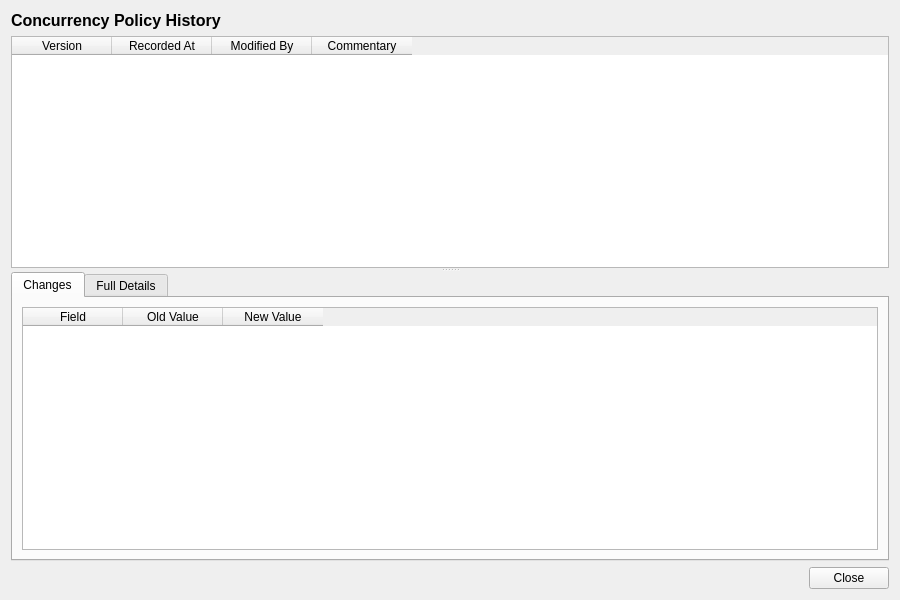
<?xml version="1.0" encoding="UTF-8"?>
<ui version="4.0">
 <class>ConcurrencyPolicyHistoryDialog</class>
 <widget class="QWidget" name="ConcurrencyPolicyHistoryDialog">
  <property name="geometry">
   <rect>
    <x>0</x>
    <y>0</y>
    <width>900</width>
    <height>600</height>
   </rect>
  </property>
  <property name="windowTitle">
   <string>Concurrency Policy History</string>
  </property>
  <layout class="QVBoxLayout" name="verticalLayout">
   <item>
    <widget class="QLabel" name="titleLabel">
     <property name="font">
      <font>
       <pointsize>12</pointsize>
       <bold>true</bold>
      </font>
     </property>
     <property name="text">
      <string>Concurrency Policy History</string>
     </property>
    </widget>
   </item>
   <item>
    <widget class="QSplitter" name="splitter">
     <property name="orientation">
      <enum>Qt::Vertical</enum>
     </property>
     <widget class="QTableWidget" name="versionListWidget">
      <property name="minimumHeight">
       <number>150</number>
      </property>
      <property name="maximumHeight">
       <number>250</number>
      </property>
      <property name="alternatingRowColors">
       <bool>true</bool>
      </property>
      <property name="editTriggers">
       <set>QAbstractItemView::NoEditTriggers</set>
      </property>
      <property name="selectionMode">
       <enum>QAbstractItemView::SingleSelection</enum>
      </property>
      <property name="selectionBehavior">
       <enum>QAbstractItemView::SelectRows</enum>
      </property>
      <column>
       <property name="text">
        <string>Version</string>
       </property>
      </column>
      <column>
       <property name="text">
        <string>Recorded At</string>
       </property>
      </column>
      <column>
       <property name="text">
        <string>Modified By</string>
       </property>
      </column>
      <column>
       <property name="text">
        <string>Commentary</string>
       </property>
      </column>
     </widget>
     <widget class="QWidget" name="detailWidget">
      <layout class="QVBoxLayout" name="detailLayout">
       <property name="leftMargin">
        <number>0</number>
       </property>
       <property name="topMargin">
        <number>0</number>
       </property>
       <property name="rightMargin">
        <number>0</number>
       </property>
       <property name="bottomMargin">
        <number>0</number>
       </property>
       <item>
        <widget class="QTabWidget" name="tabWidget">
         <property name="currentIndex">
          <number>0</number>
         </property>
         <widget class="QWidget" name="changesTab">
          <attribute name="title">
           <string>Changes</string>
          </attribute>
          <layout class="QVBoxLayout" name="changesTabLayout">
           <item>
            <widget class="QTableWidget" name="changesTableWidget">
             <property name="editTriggers">
              <set>QAbstractItemView::NoEditTriggers</set>
             </property>
             <property name="alternatingRowColors">
              <bool>true</bool>
             </property>
             <property name="selectionMode">
              <enum>QAbstractItemView::SingleSelection</enum>
             </property>
             <property name="selectionBehavior">
              <enum>QAbstractItemView::SelectRows</enum>
             </property>
             <column>
              <property name="text">
               <string>Field</string>
              </property>
             </column>
             <column>
              <property name="text">
               <string>Old Value</string>
              </property>
             </column>
             <column>
              <property name="text">
               <string>New Value</string>
              </property>
             </column>
            </widget>
           </item>
          </layout>
         </widget>
         <widget class="QWidget" name="fullDetailsTab">
          <attribute name="title">
           <string>Full Details</string>
          </attribute>
          <layout class="QVBoxLayout" name="fullDetailsTabLayout">
           <item>
            <widget class="QScrollArea" name="scrollArea">
             <property name="widgetResizable">
              <bool>true</bool>
             </property>
             <widget class="QWidget" name="scrollAreaWidgetContents">
              <property name="geometry">
               <rect>
                <x>0</x>
                <y>0</y>
                <width>560</width>
                <height>450</height>
               </rect>
              </property>
              <layout class="QFormLayout" name="formLayout">
               <item row="0" column="0">
                <widget class="QLabel" name="codeLabel">
                 <property name="text">
                  <string>Code:</string>
                 </property>
                </widget>
               </item>
               <item row="0" column="1">
                <widget class="QLabel" name="codeValue">
                 <property name="text">
                  <string/>
                 </property>
                </widget>
               </item>
               <item row="1" column="0">
                <widget class="QLabel" name="nameLabel">
                 <property name="text">
                  <string>Name:</string>
                 </property>
                </widget>
               </item>
               <item row="1" column="1">
                <widget class="QLabel" name="nameValue">
                 <property name="text">
                  <string/>
                 </property>
                </widget>
               </item>
               <item row="2" column="0">
                <widget class="QLabel" name="descriptionLabel">
                 <property name="text">
                  <string>Description:</string>
                 </property>
                </widget>
               </item>
               <item row="2" column="1">
                <widget class="QLabel" name="descriptionValue">
                 <property name="text">
                  <string/>
                 </property>
                 <property name="wordWrap">
                  <bool>true</bool>
                 </property>
                </widget>
               </item>
               <item row="3" column="0">
                <widget class="QLabel" name="versionNumberLabel">
                 <property name="text">
                  <string>Version:</string>
                 </property>
                </widget>
               </item>
               <item row="3" column="1">
                <widget class="QLabel" name="versionNumberValue">
                 <property name="text">
                  <string/>
                 </property>
                </widget>
               </item>
               <item row="4" column="0">
                <widget class="QLabel" name="modifiedByLabel">
                 <property name="text">
                  <string>Modified By:</string>
                 </property>
                </widget>
               </item>
               <item row="4" column="1">
                <widget class="QLabel" name="modifiedByValue">
                 <property name="text">
                  <string/>
                 </property>
                </widget>
               </item>
               <item row="5" column="0">
                <widget class="QLabel" name="recordedAtLabel">
                 <property name="text">
                  <string>Recorded At:</string>
                 </property>
                </widget>
               </item>
               <item row="5" column="1">
                <widget class="QLabel" name="recordedAtValue">
                 <property name="text">
                  <string/>
                 </property>
                </widget>
               </item>
               <item row="6" column="0">
                <widget class="QLabel" name="changeCommentaryLabel">
                 <property name="text">
                  <string>Change Commentary:</string>
                 </property>
                </widget>
               </item>
               <item row="6" column="1">
                <widget class="QLabel" name="changeCommentaryValue">
                 <property name="text">
                  <string/>
                 </property>
                 <property name="wordWrap">
                  <bool>true</bool>
                 </property>
                </widget>
               </item>
              </layout>
             </widget>
            </widget>
           </item>
          </layout>
         </widget>
        </widget>
       </item>
      </layout>
     </widget>
    </widget>
   </item>
   <item>
    <layout class="QHBoxLayout" name="buttonLayout">
     <item>
      <spacer name="horizontalSpacer">
       <property name="orientation">
        <enum>Qt::Horizontal</enum>
       </property>
       <property name="sizeHint" stdset="0">
        <size><width>40</width><height>20</height></size>
       </property>
      </spacer>
     </item>
     <item>
      <widget class="QPushButton" name="closeButton">
       <property name="text">
        <string>Close</string>
       </property>
      </widget>
     </item>
    </layout>
   </item>
  </layout>
 </widget>
 <resources/>
 <connections/>
</ui>
